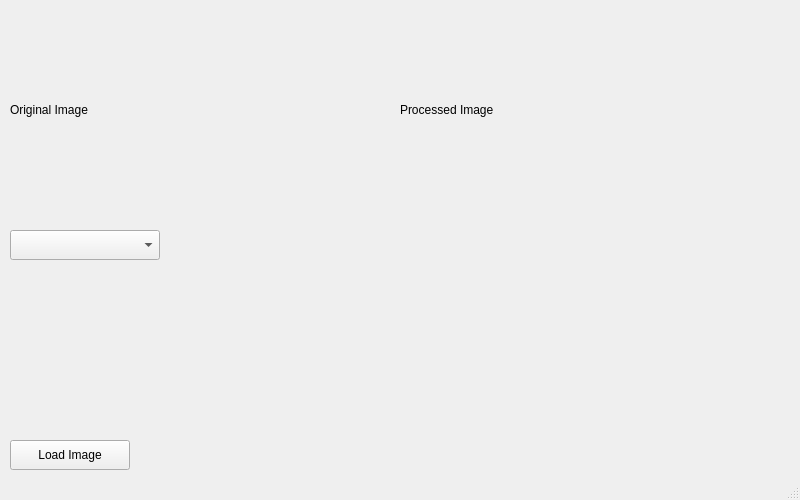
<?xml version="1.0" encoding="UTF-8"?>
<ui version="4.0">
 <class>MainWindow</class>
 <widget class="QMainWindow" name="MainWindow">
  <property name="geometry">
   <rect>
    <x>0</x>
    <y>0</y>
    <width>800</width>
    <height>500</height>
   </rect>
  </property>
  <property name="windowTitle">
   <string>Image Preprocessing</string>
  </property>
  <widget class="QWidget" name="centralwidget">
   <widget class="QLabel" name="original_image_label">
    <property name="geometry">
     <rect>
      <x>10</x>
      <y>10</y>
      <width>370</width>
      <height>200</height>
     </rect>
    </property>
    <property name="text">
     <string>Original Image</string>
    </property>
   </widget>
   <widget class="QLabel" name="processed_image_label">
    <property name="geometry">
     <rect>
      <x>400</x>
      <y>10</y>
      <width>370</width>
      <height>200</height>
     </rect>
    </property>
    <property name="text">
     <string>Processed Image</string>
    </property>
   </widget>
   <widget class="QComboBox" name="preprocessing_options">
    <property name="geometry">
     <rect>
      <x>10</x>
      <y>230</y>
      <width>150</width>
      <height>30</height>
     </rect>
    </property>
   </widget>
   <widget class="QPushButton" name="button_load_image">
    <property name="geometry">
     <rect>
      <x>10</x>
      <y>440</y>
      <width>120</width>
      <height>30</height>
     </rect>
    </property>
    <property name="text">
     <string>Load Image</string>
    </property>
   </widget>
  </widget>
  <widget class="QMenuBar" name="menubar">
   <property name="geometry">
    <rect>
     <x>0</x>
     <y>0</y>
     <width>800</width>
     <height>23</height>
    </rect>
   </property>
  </widget>
  <widget class="QStatusBar" name="statusbar"/>
 </widget>
 <resources/>
 <connections/>
</ui>
